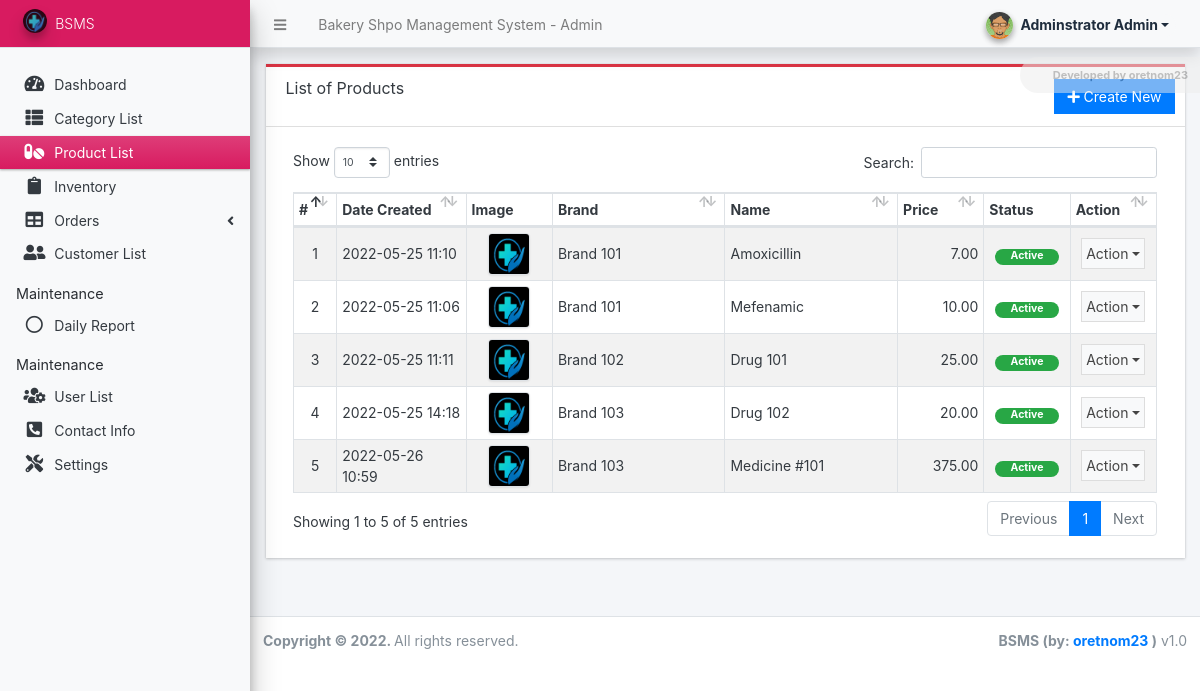
Page /admin/?page=products (signed in) on the committed database.
### tables this page shows
CREATE TABLE `product_list` (
  `id` int(30) NOT NULL,
  `category_id` int(30) NOT NULL,
  `brand` text NOT NULL,
  `name` text NOT NULL,
  `description` text NOT NULL,
  `quantity` varchar(255) NOT NULL,
  `price` float(12,2) NOT NULL DEFAULT 0.00,
  `image_path` text DEFAULT NULL,
  `status` tinyint(1) NOT NULL DEFAULT 1,
  `delete_flag` tinyint(1) NOT NULL DEFAULT 0,
  `date_created` datetime NOT NULL DEFAULT current_timestamp(),
  `date_updated` datetime NOT NULL DEFAULT current_timestamp() ON UPDATE current_timestamp()
);

### config.php (called while the page is built, shortened)
<?php
require_once('classes/DBConnection.php');
require_once('classes/SystemSettings.php');
function validate_image($file){
    global $_settings;
	if(!empty($file)){
        $ex = explode("?",$file);
        $file = $ex[0];
        $ts = isset($ex[1]) ? "?".$ex[1] : '';
		if(is_file(base_app.$file)){
			return base_url.$file.$ts;
		}else{
			return base_url.($_settings->info('logo'));
		}
	}else{
		return base_url.($_settings->info('logo'));
	}
}
function format_num($number = '' , $decimal = ''){
    if(is_numeric($number)){
        $ex = explode(".",$number);
        $decLen = isset($ex[1]) ? strlen($ex[1]) : 0;
        if(is_numeric($decimal)){
            return number_format($number,$decimal);
        }else{
            return number_format($number,$decLen);
        }
    }else{
        return "Invalid Input";
    }
}
?>

### classes/DBConnection.php (called while the page is built, shortened)
<?php
class DBConnection{
    private $host = DB_SERVER;
    private $username = DB_USERNAME;
    private $password = DB_PASSWORD;
    private $database = DB_NAME;
    public $conn;
    public function __construct(){
        if (!isset($this->conn)) {
            $this->conn = new mysqli($this->host, $this->username, $this->password, $this->database);
        }
    }
}
?>

### classes/SystemSettings.php (called while the page is built, shortened)
<?php
class SystemSettings extends DBConnection{
	function info($field=''){
		if(!empty($field)){
			if(isset($_SESSION['system_info'][$field]))
				return $_SESSION['system_info'][$field];
			else
				return false;
		}else{
			return false;
		}
	}
}
$_settings = new SystemSettings();
?>

### admin/products/index.php (the view, shortened to what this page needs)
<div class="card card-outline rounded-0 card-danger">
	<div class="card-header">
		<h3 class="card-title">List of Products</h3>
		<div class="card-tools">
			<a href="./?page=products/manage_product" id="create_new" class="btn btn-flat btn-primary"><span class="fas fa-plus"></span>  Create New</a>
		</div>
	</div>
	<div class="card-body">
        <div class="container-fluid">
			<table class="table table-hover table-striped table-bordered" id="list">
				<colgroup>
					<col width="5%">
					<col width="15%">
					<col width="10%">
					<col width="20%">
					<col width="20%">
					<col width="10%">
					<col width="10%">
					<col width="10%">
				</colgroup>
				<thead>
					<tr>
						<th>#</th>
						<th>Date Created</th>
						<th>Image</th>
						<th>Brand</th>
						<th>Name</th>
						<th>Price</th>
						<th>Status</th>
						<th>Action</th>
					</tr>
				</thead>
				<tbody>
					<?php
					$i = 1;
						$qry = $conn->query("SELECT * from `product_list` where delete_flag = 0 order by `brand` asc, `name` asc ");
						while($row = $qry->fetch_assoc()):
					?>
						<tr>
							<td class="text-center"><?php echo $i++; ?></td>
							<td><?php echo date("Y-m-d H:i",strtotime($row['date_created'])) ?></td>
							<td class="text-center">
								<img src="<?= validate_image($row['image_path']) ?>" alt="" class="img-thumbnail p-0 border product-img">
							</td>
							<td class=""><?= $row['brand'] ?></td>
							<td class="">
								<div style="line-height:1em">
									<div><?= $row['name'] ?></div>
								</div>
							</td>
							<td class="text-right"><?= format_num($row['price'],2) ?></td>
							<td class="text-center">
                                <?php if($row['status'] == 1): ?>
                                    <span class="badge badge-success px-3 rounded-pill">Active</span>
                                <?php else: ?>
                                    <span class="badge badge-danger px-3 rounded-pill">Inactive</span>
                                <?php endif; ?>
                            </td>
							<td align="center">
								 <button type="button" class="btn btn-flat p-1 btn-default btn-sm dropdown-toggle dropdown-icon" data-toggle="dropdown">
				                  		Action
				                  </button>
							</td>
						</tr>
					<?php endwhile; ?>
				</tbody>
			</table>
		</div>
	</div>
</div>

### admin/products/index.php (style rules this page uses)
.product-img { width:3em; height:3em; object-fit:cover; object-position:center center; }

### rows in the picture
product_list: date_created "2022-05-25 11:10", brand "Brand 101", name "Amoxicillin", price "7.00", status "Active"
product_list: date_created "2022-05-25 11:06", brand "Brand 101", name "Mefenamic", price "10.00", status "Active"
product_list: date_created "2022-05-25 11:11", brand "Brand 102", name "Drug 101", price "25.00", status "Active"
product_list: date_created "2022-05-25 14:18", brand "Brand 103", name "Drug 102", price "20.00", status "Active"
product_list: date_created "2022-05-26 10:59", brand "Brand 103", name "Medicine #101", price "375.00", status "Active"

### other values in the picture
$_settings->info('name') "Bakery Shpo Management System"
$_settings->userdata('firstname').' '.$_settings->userdata('lastname') "Adminstrator Admin"
$_settings->info('short_name') "BSMS"
